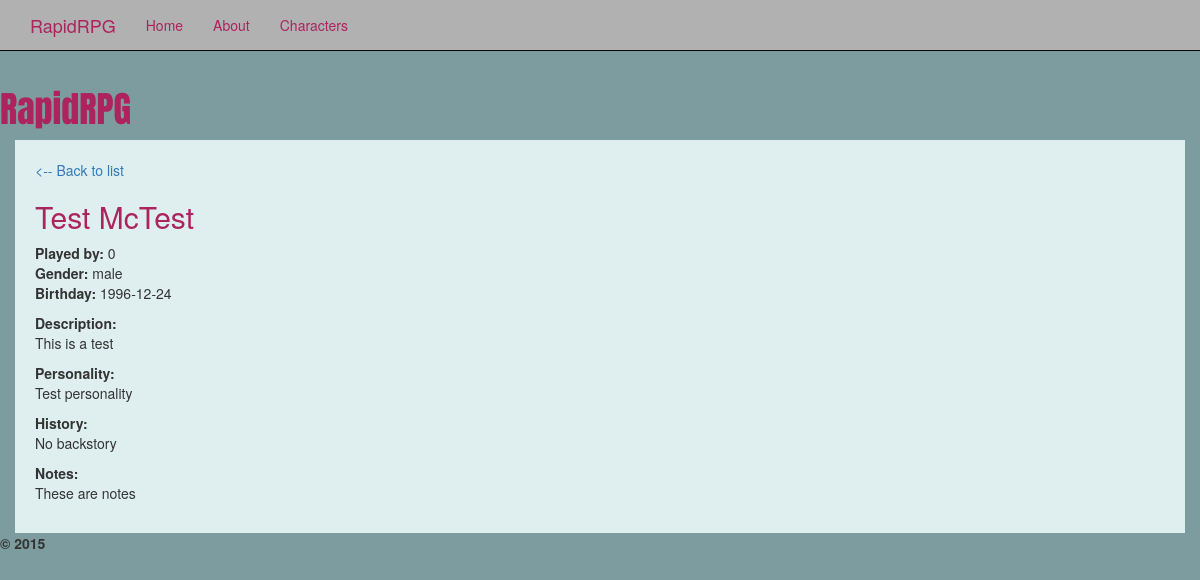
The page /chars/1 on the database its author committed.
### tables this page shows
CREATE TABLE `pages` (
  `name` varchar(20) NOT NULL,
  `slug` varchar(20) NOT NULL,
  `content` longtext NOT NULL,
  `menu` enum('true','false') DEFAULT 'false',
  `menu_order` int(3),
  PRIMARY KEY (`name`)
);

CREATE TABLE `chars` (
  `id` int(8) NOT NULL AUTO_INCREMENT,
  `owner` int(8) NOT NULL,
  `fName` varchar(128) NOT NULL,
  `lName` varchar(128) NOT NULL,
  `gender` enum('male','female','other') DEFAULT NULL,
  `bday` date DEFAULT NULL,
  `description` mediumtext NOT NULL,
  `personality` mediumtext NOT NULL,
  `history` mediumtext NOT NULL,
  `notes` mediumtext NOT NULL,
  PRIMARY KEY (`id`)
);

### application/controllers/chars.php (called while the page is built, shortened)
<?php
class Chars extends Base_Controller {
	public function __construct()
	{
		parent::__construct();
		$this->load->model('Char_model');
	}
	public function view($id)
	{
		$data['char'] = $this->Char_model->get_chars($id);
		$data['title'] = "Character: " . $data['char']['fName'] .' ' . $data['char']['lName'];
		$this->load->view('templates/header', $this->headerData);
		$this->load->view('chars/view', $data);
		$this->load->view('templates/footer');
	}
}

### index.php (called while the page is built, shortened)
<?php
require_once BASEPATH.'core/CodeIgniter.php';

### application/models/menu_model.php (called while the page is built, shortened)
<?php
class Menu_model extends CI_Model {
	public function get_menu()
	{
		$query = $this->db->select('name,slug')->from('pages')->where( array('menu' => 'true'))->order_by('menu_order')->get();
		$menu = $query->result_array();
		array_push($menu, array("name" => "Characters", "slug" => "chars"));
		return $menu;
	}
}

### application/core/base_controller.php (called while the page is built, shortened)
<?php
class Base_Controller extends CI_Controller {
	public $headerData;
	public function __construct()
	{
		$this->headerData['menu'] = $this->Menu_model->get_menu();
	}
}

### application/models/char_model.php (called while the page is built, shortened)
<?php
class Char_model extends CI_Model {
	public function get_chars($id = FALSE)
	{
		$query = $this->db->get_where('chars', array('id' => $id));
		return $query->row_array();
	}
}

### application/views/chars/view.php (the view)
<p><a href="./"><-- Back to list</a>
<?php
echo '<h2>'.$char['fName']." ". $char['lName'].'</h2>';
?>
<p>
	<span class="label-shortfield">Played by:</span> <?php echo $char['owner']?><br/>
	<span class="label-shortfield">Gender:</span> <?php echo $char['gender']?><br/>
	<span class="label-shortfield">Birthday:</span> <?php echo $char['bday']?><br/>
</p>
<p><span class="label-longfield">Description:</span><br/>
<?php echo $char['description'];?></p>
<p><span class="label-longfield">Personality:</span><br/>
<?php echo $char['personality'];?></p>
<p><span class="label-longfield">History:</span><br/>
<?php echo $char['history'];?></p>
<p><span class="label-longfield">Notes:</span><br/>
<?php echo $char['notes'];?></p>

### application/views/templates/header.php (shortened to what this page needs)
<?php
$template = "default"
?>
<html>
<head>
<link rel="stylesheet" href="https://maxcdn.bootstrapcdn.com/bootstrap/3.3.2/css/bootstrap.min.css">
<link rel="stylesheet" href="/templates/<?php echo $template?>/style.css">
</head>
<body>
	<nav class="navbar navbar-inverse navbar-fixed-top">
      <div class="container">
        <div class="navbar-header">
          <a class="navbar-brand" href="#">RapidRPG</a>
        </div>
        <div id="navbar" class="collapse navbar-collapse">
          <ul class="nav navbar-nav">
          <?php foreach ($menu as $item) {
          	echo "<li><a href=" .$item["slug"] . ">" .ucfirst($item["name"]) ."</a></li>";
          }
          ?>
          </ul>
        </div>
      </div>
    </nav>
	<h1 class="sitename">RapidRPG</h1>
	<div class="container" id="mainDiv">

### application/views/templates/footer.php
</div>
<strong>&copy; 2015</strong>
</body>
</html>

### templates/default/style.css (style rules this page uses)
body { padding-top: 70px; background-color: #7D9C9F; }
.navbar-inverse { background-color: #B1B1B1; }
.navbar-inverse .navbar-nav>li>a, .navbar-inverse .navbar-brand { color: #AD235E; }
h2 { color: #AD235E; }
.sitename { font-family: 'Anton', sans-serif; color: #AD235E; }
.label-shortfield, .label-longfield { font-weight: bold; }
#maindiv { background-color: #DFEFF0; padding: 20px; }

### rows shown on the page
pages: name "Home"
pages: name "About"
chars: fName "Test", lName "McTest", owner "0", gender "male", bday "1996-12-24", description "This is a test", personality "Test personality", history "No backstory", notes "These are notes"

### other values the page prints
$item["name"] "Characters"
